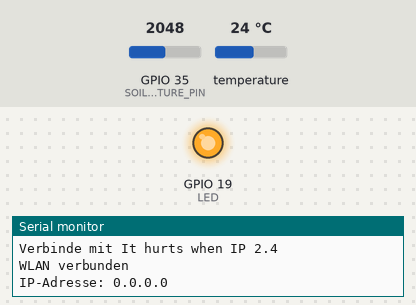
A sketch run on a simulated ESP32. On the bench: output pins drawn as LEDs (lit = HIGH), the last lines printed to the serial monitor. The test bench sets the inputs (shaded band); at power-on: GPIO 35 (SOIL_MOISTURE_PIN) = 2048, temperature 24 °C. WiFi joins after 1.5 s; servers stay silent unless stated.

Above: at 0.4 s.
At 8.2 s:
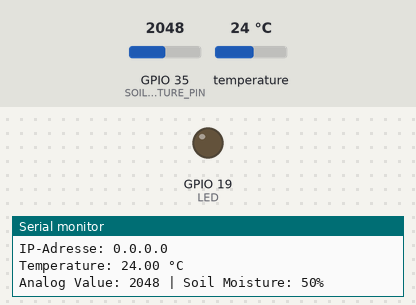
Timing chart, 0 to 20.5 s (numbered marks = the images above):
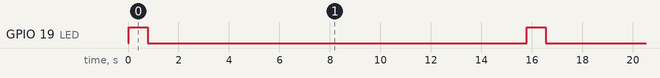

Measured:
- by itself, GPIO 19 (LED): alternates HIGH for 0.76 s and LOW for 15.0 s

The sketch:

esp32.ino
```cpp
#include <WiFi.h>
#include <OneWire.h>
#include <DallasTemperature.h>

// wifi information
const char* ssid = "It hurts when IP 2.4";
const char* password = "youshallnotpassword";

// global values
float temperature;
int moistureValueRaw;
int moistureValuePercent;

bool debug = true;

#define ONE_WIRE_BUS 18
#define SOIL_MOISTURE_PIN 35
#define LED 19

OneWire oneWire(ONE_WIRE_BUS);
DallasTemperature sensors(&oneWire);

void setup() {
  Serial.begin(115200);
  sensors.begin();

  pinMode(SOIL_MOISTURE_PIN, INPUT);
  pinMode(LED, OUTPUT);
  connectWiFi();
  delay(10);

  // print wifi debug
  Serial.println("\nWLAN verbunden");
  Serial.print("IP-Adresse: ");
  Serial.println(WiFi.localIP());
}

void loop() {
  digitalWrite(LED, HIGH);

  readMoistureSensorData();
  readTemperatureSensorData();
  digitalWrite(LED, LOW);

  if (debug) {
    printDebug();
  }
  delay(15000); // wait 15 seconds
}

void connectWiFi() {
  Serial.print("\nVerbinde mit ");
  Serial.println(ssid);
  WiFi.begin(ssid, password);
}

void readTemperatureSensorData() {
  sensors.requestTemperatures();
  temperature = sensors.getTempCByIndex(0);
}

void readMoistureSensorData() {
  moistureValueRaw = analogRead(SOIL_MOISTURE_PIN);
  moistureValuePercent = map(moistureValueRaw, 0, 4095, 0, 100);
}

void printDebug() {
  // print temperature debug
  Serial.printf("Temperature: %.2f °C\n", temperature);

  // print moisture sensor debug
  Serial.print("Analog Value: ");
  Serial.print(moistureValueRaw);
  Serial.print(" | Soil Moisture: ");
  Serial.print(moistureValuePercent);
  Serial.println("%");
}
```
